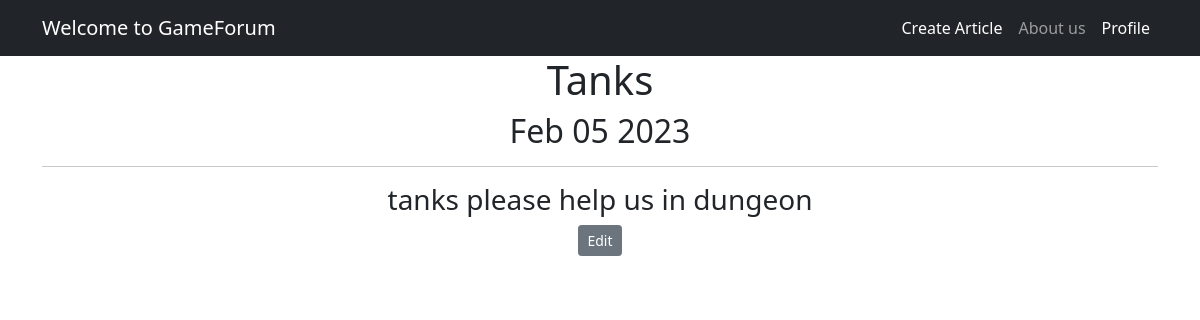
/articles/1, run on the app's committed database.
### articles/models.py (models this page shows, shortened)
class Article(models.Model):
    CATEGORY_CHOICES = (
        ('tanks', 'Танки'),
        ('healers', 'Хилы'),
        ('damagedealers', 'ДД'),
        ('merchants', 'Торговцы'),
        ('guildmasters', 'Гильдмастеры'),
        ('questgivers', 'Квестгиверы'),
        ('blacksmiths', 'Кузнецы'),
        ('leatherworkers', 'Кожевники'),
        ('potionmasters', 'Зельевары'),
        ('spellmasters', 'Мастера заклинаний'),
    )
    author = models.ForeignKey(User, null=True, on_delete=models.SET_NULL)
    title = models.CharField(max_length=128)
    text = models.TextField()
    dateCreation = models.DateTimeField(auto_now_add=True)
    category = models.CharField(max_length=32, choices=CATEGORY_CHOICES, default='tanks')
    file = models.FileField(upload_to='uploads/', blank=True)

### articles/views.py (the view)
# urls.py: path('<int:pk>', ArticleDetail.as_view(), name='article_detail'),
class ArticleDetail(DetailView):
    model = Article
    template_name = 'article.html'
    context_object_name = 'article'

### templates/article.html (shortened to what this page needs)
{% extends 'flatpages/default.html' %}
{% block content %}
<h1>{{ article.title }}</h1>
<h2>{{ article.dateCreation|date:'M d Y' }}</h2>
<hr>
<h3>{{ article.text}}</h3>
<form action="" method="post">
    <a href="{% url 'article_edit' article.id %}" class="btn btn-secondary btn-sm">Edit</a>
</form>
{% endblock content %}

### data on the page
Article: title "Tanks", dateCreation "Feb 05 2023", text "tanks please help us in dungeon"
